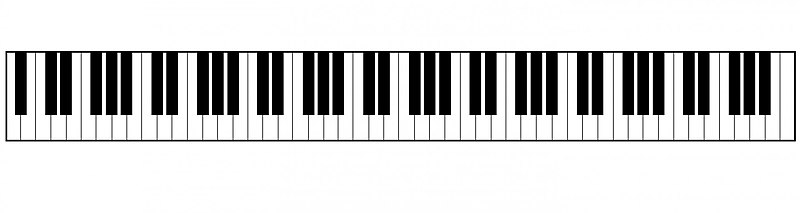
#> input picture Piano_Keyboard.jpg, 800 x 213 px
$ python keyboard.py
#> lines starting #> are read from the running program, lines starting #| are printed output that depends on the picture; after the words box and inside, x2 and y2 are one past the last pixel; in counts of white or black regions, pixels touching at a corner belong together
import cv2
import numpy as np

# Read the input image
image = cv2.imread('Piano_Keyboard.jpg')
#> image is the input picture: shape (213, 800, 3); min 0, max 255, mean 208.5

# Convert the image to grayscale
gray = cv2.cvtColor(image, cv2.COLOR_BGR2GRAY)

# Apply Canny edge detection to the grayscale image
edges = cv2.Canny(gray, 50, 150, apertureSize=3)
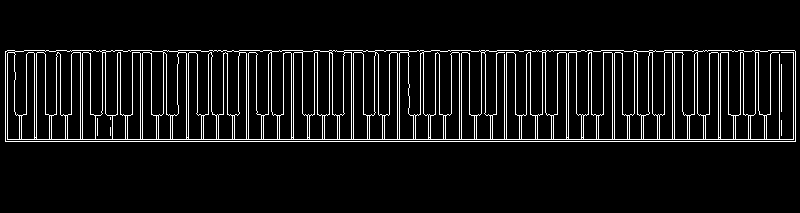
#> edges: shape (213, 800); 7.1% white in thin lines or dots, all inside (x1, y1, x2, y2) = (5, 50, 796, 142)

# Apply Hough line transform to detect lines in the image
#lines = cv2.HoughLines(edges, 1, np.pi/180, threshold=100)
cdst = cv2.cvtColor(edges, cv2.COLOR_GRAY2BGR)

lines = cv2.HoughLines(edges, 1, np.pi / 180, 150, None, 0, 0)
#> lines = [[141, 1.57], [139, 1.57], [50, 1.57], [52, 1.57], [115, 1.57], [142, 1.55], [128, 1.59], [49, 1.59], [62, 1.55], [64, 1.55], [114, 1.61]]

if lines is not None:
        for i in range(0, len(lines)):
            rho = lines[i][0][0]
            theta = lines[i][0][1]
            a = np.cos(theta)
            b = np.sin(theta)
            x0 = a * rho
            y0 = b * rho
            pt1 = (int(x0 + 1000*(-b)), int(y0 + 1000*(a)))
            pt2 = (int(x0 - 1000*(-b)), int(y0 - 1000*(a)))
            cv2.line(cdst, pt1, pt2, (0,0,255), 1, cv2.LINE_AA)
#> this loop made 11 passes
#> (rho, theta, a, b, x0, y0, pt1, pt2) on passes 1 to 10: (141, 1.57, -4.37e-08, 1, -6.16e-06, 141, (-1000, 140), (999, 141)), (139, 1.57, -4.37e-08, 1, -6.08e-06, 139, (-1000, 138), (999, 139)), (50, 1.57, -4.37e-08, 1, -2.19e-06, 50, (-1000, 49), (999, 50)), (52, 1.57, -4.37e-08, 1, -2.27e-06, 52, (-1000, 51), (999, 52)), (115, 1.57, -4.37e-08, 1, -5.03e-06, 115, (-1000, 114), (999, 115)), (142, 1.55, 0.0175, 1, 2.48, 142, (-997, 159), (1002, 124)), (128, 1.59, -0.0175, 1, -2.23, 128, (-1002, 110), (997, 145)), (49, 1.59, -0.0175, 1, -0.855, 48.99, (-1000, 31), (998, 66)), (62, 1.55, 0.0175, 1, 1.08, 61.99, (-998, 79), (1000, 44)), (64, 1.55, 0.0175, 1, 1.12, 63.99, (-998, 81), (1000, 46))
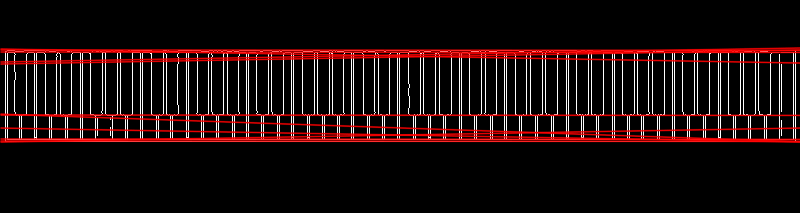
#> cdst: shape (213, 800, 3); mean B, G, R 13.1, 13.1, 29.3

# Display the image with the detected lines and valid combinations
cv2.imshow('Keyboard Location', image)
cv2.imshow('Keyboard gray', edges)
cv2.imshow("Detected Lines (in red) - Standard Hough Line Transform", cdst)
cv2.waitKey(0)
cv2.destroyAllWindows()

$ run again, with above2.jpg copied over Piano_Keyboard.jpg
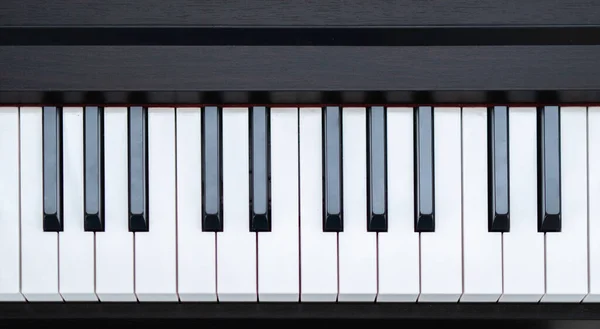
#> input picture above2.jpg, 600 x 329 px
#> image is the input picture: shape (329, 600, 3); mean B, G, R 143.5, 136.2, 132.6
#> `edges = cv2.Canny(gray, 50, 150, apertureSize=3)`:
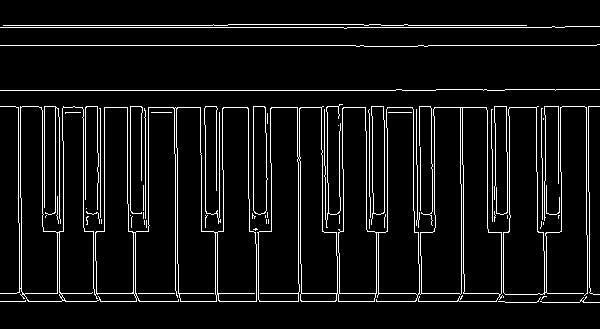
#> edges: shape (329, 600); 6.9% white in thin lines or dots, all inside (x1, y1, x2, y2) = (0, 24, 600, 303)
#> lines = [[27, 1.57], [45, 1.57], [293, 1.57], [301, 1.57], [90, 1.57], [25, 1.57], [107, 1.57], [59, 0], [292, 1.59], [18, 1.59]]
#> the loop `for i in range(0, len(lines)):` made 10 passes
#> (rho, theta, a, b, x0, y0, pt1, pt2) on passes 1 to 6: (27, 1.57, -4.37e-08, 1, -1.18e-06, 27, (-1000, 26), (999, 27)), (45, 1.57, -4.37e-08, 1, -1.97e-06, 45, (-1000, 44), (999, 45)), (293, 1.57, -4.37e-08, 1, -1.28e-05, 293, (-1000, 292), (999, 293)), (301, 1.57, -4.37e-08, 1, -1.32e-05, 301, (-1000, 300), (999, 301)), (90, 1.57, -4.37e-08, 1, -3.93e-06, 90, (-1000, 89), (999, 90)), (25, 1.57, -4.37e-08, 1, -1.09e-06, 25, (-1000, 24), (999, 25))
#> after the loop `for i in range(0, len(lines)):`:
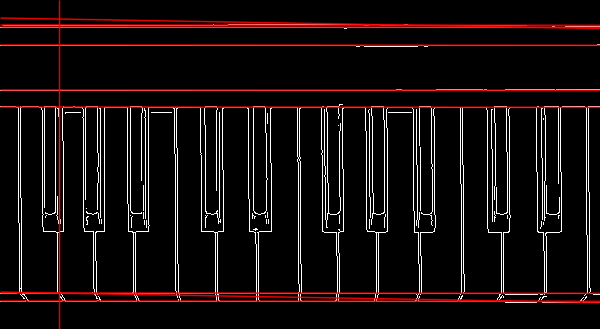
#> cdst: shape (329, 600, 3); mean B, G, R 13.4, 13.4, 23.1

$ run again, with above.jpeg copied over Piano_Keyboard.jpg
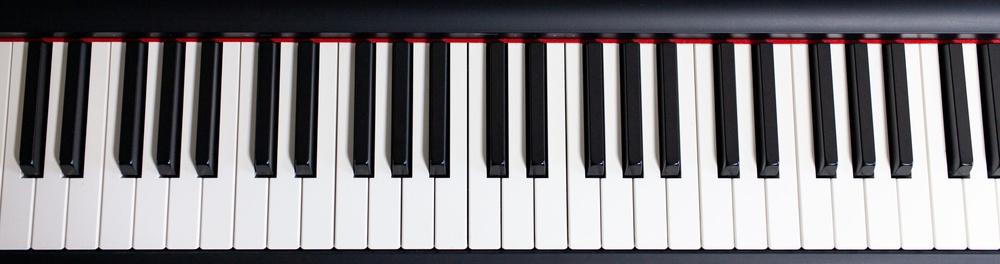
#> input picture above.jpeg, 1000 x 264 px, shrunk from 2560 x 677 before the run
#> image is the input picture: shape (264, 1000, 3); mean B, G, R 135.9, 132.9, 135.3
#> `edges = cv2.Canny(gray, 50, 150, apertureSize=3)`:
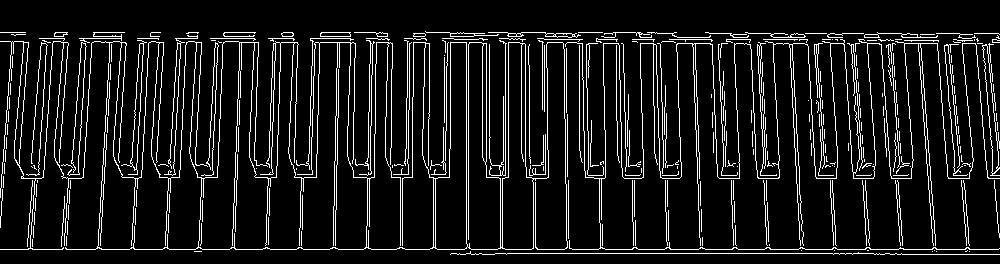
#> edges: shape (264, 1000); 10% white in thin lines or dots, all inside (x1, y1, x2, y2) = (0, 31, 1000, 255)
#> lines = 54 rows, first 8: [249, 1.57], [253, 1.57], [32, 1.57], [43, 1.57], [39, 1.57], [178, 1.57], [36, 1.57], [175, 1.57]
#> the loop `for i in range(0, len(lines)):` made 54 passes
#> (rho, theta, a, b, x0, y0, pt1, pt2) on passes 1 to 6: (249, 1.57, -4.37e-08, 1, -1.09e-05, 249, (-1000, 248), (999, 249)), (253, 1.57, -4.37e-08, 1, -1.11e-05, 253, (-1000, 252), (999, 253)), (32, 1.57, -4.37e-08, 1, -1.4e-06, 32, (-1000, 31), (999, 32)), (43, 1.57, -4.37e-08, 1, -1.88e-06, 43, (-1000, 42), (999, 43)), (39, 1.57, -4.37e-08, 1, -1.7e-06, 39, (-1000, 38), (999, 39)), (178, 1.57, -4.37e-08, 1, -7.78e-06, 178, (-1000, 177), (999, 178))
#> after the loop `for i in range(0, len(lines)):`:
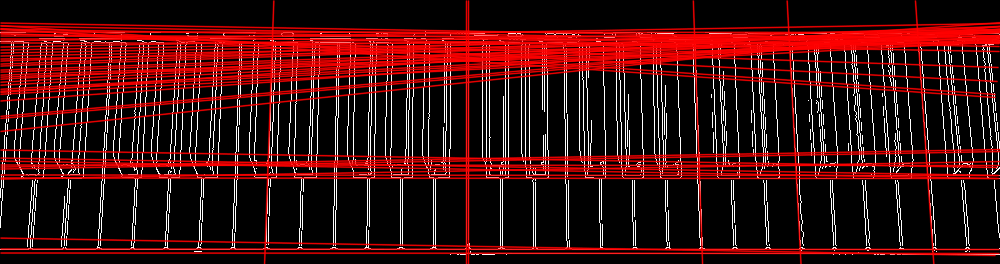
#> cdst: shape (264, 1000, 3); mean B, G, R 16.5, 16.5, 65.7
